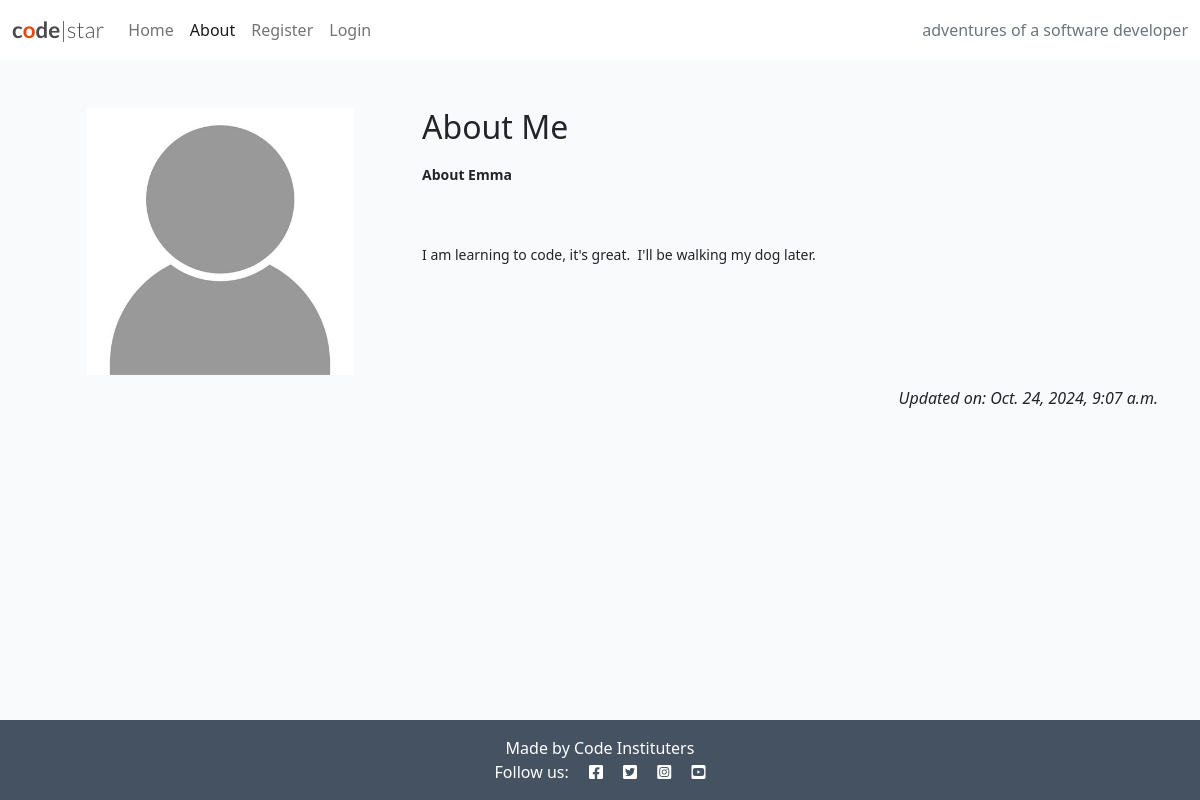
Page /about/ on the earlier database version.
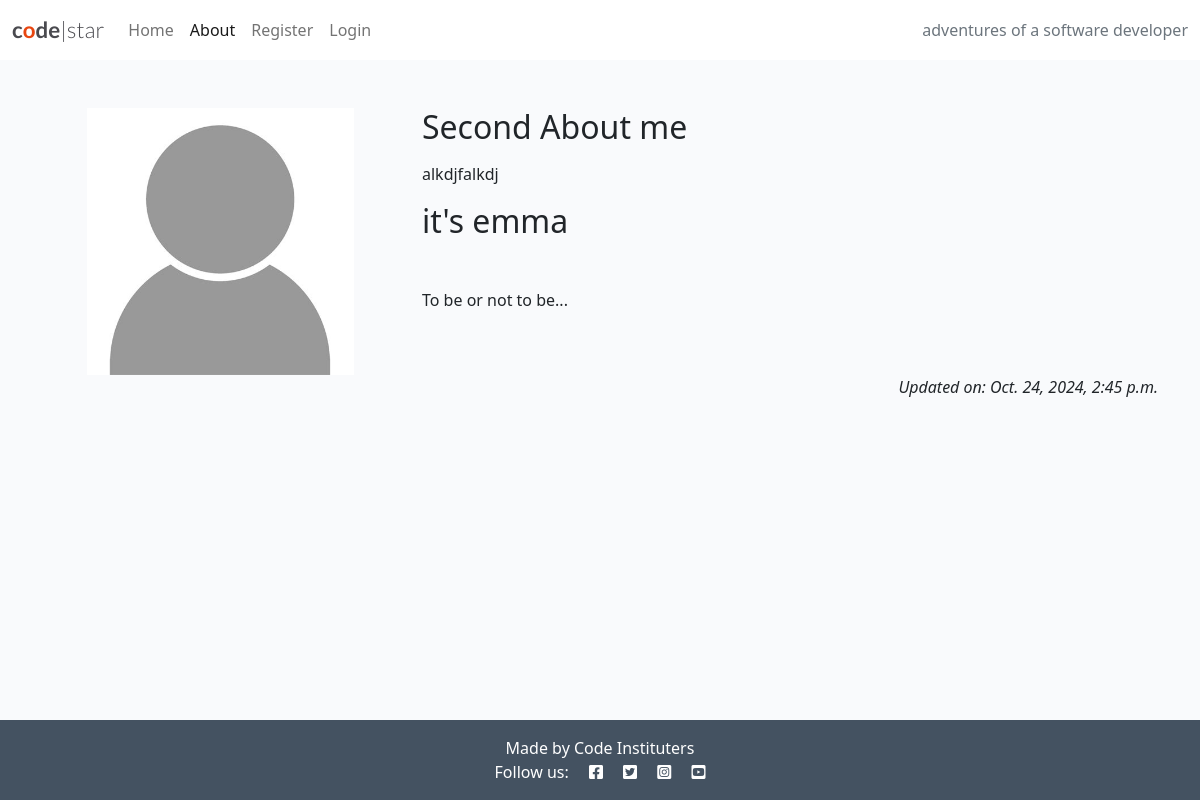
Same page on the later database version.
### about/models.py (models this page shows, shortened)
class About(models.Model):
    title = models.CharField(max_length=200, unique=True)
    content = models.TextField()
    updated_on = models.DateTimeField(auto_now=True)

### about/views.py (the view)
# urls.py: path("", views.about_me, name="about"),
def about_me(request):
    about = About.objects.all().order_by('-updated_on').first()
    return render(
        request,
        "about/about.html",
        {"about": about},
    )

### about/templates/about/about.html
{% extends 'base.html' %}
{% block content %}
{% load static %}
<div class="container mt-5">
    <div class="row">
        <div class="col-4 text-center">
            <img src="{% static 'images/nobody.jpg' %}" width="75%">
        </div>
        <div class="col-8">
            <h2>{{ about.title }}</h2>
             <p>{{ about.content | safe }}</p>
        </div>
    </div>
    <div class="row">
        <div class="col text-right">
            <p class="text-end"><em>Updated on: {{ about.updated_on }}</em></p>
        </div>
      </div>
</div>
{% endblock content %}

### templates/base.html (shortened to what this page needs)
{% load static %}
{% url 'home' as home_url %}
{% url 'about' as about_url %}
{% url 'account_login' as login_url %}
{% url 'account_signup' as signup_url %}
{% url 'account_logout' as logout_url %}
<!DOCTYPE html>
<html class="h-100" lang="en">
<head>
    <link rel="stylesheet" href="https://cdnjs.cloudflare.com/ajax/libs/font-awesome/5.15.3/css/all.min.css">
    <link href="https://cdn.jsdelivr.net/npm/bootstrap@5.0.1/dist/css/bootstrap.min.css" rel="stylesheet"
>
    <link rel="stylesheet" href="{% static 'css/style.css' %}">
</head>
<body class="d-flex flex-column h-100 main-bg">
    <nav class="navbar navbar-expand-lg navbar-light bg-white">
        <div class="container-fluid">
            <a class="navbar-brand" href="{% url 'home' %}"><span class="brand">c<span class="red-o">o</span>de<span
                        class="thin">|star</span></span></a>
            <div class="collapse navbar-collapse" id="navbarText">
                <ul class="navbar-nav me-auto mb-2 mb-lg-0">
                    <li class="nav-item">
                        <a class="nav-link {% if request.path == home_url %}active{% endif %}" aria-current="page"
                            href="{% url 'home' %}">Home</a>
                    </li>
                    <a class="nav-link {% if request.path == about_url %}active{% endif %}" aria-current="page"
                        href="{% url 'about' %}">About</a>
                    {% if user.is_authenticated %}
                    <li class="nav-item">
                        <a class="nav-link {% if request.path == logout_url %}active{% endif %}" aria-current="page"
                            href="{% url 'account_logout' %}">Logout</a>
                    </li>
                    {% else %}
                    <li class="nav-item">
                        <a class="nav-link {% if request.path == signup_url %}active{% endif %}" aria-current="page"
                            href="{% url 'account_signup' %}">Register</a>
                    </li>
                    <li class="nav-item">
                        <a class="nav-link {% if request.path == login_url %}active{% endif %}" aria-current="page"
                            href="{% url 'account_login' %}">Login</a>
                    </li>
                    {% endif %}
                </ul>
                <span class="navbar-text text-muted">
                    adventures of a software developer
                </span>
            </div>
        </div>
    </nav>
    <main class="flex-shrink-0 main-bg">
        {% block content %}{% endblock content %}
    </main>
    <footer class="footer mt-auto py-3 dark-bg">
        <p class="m-0 text-center text-white">
            {% block copyright %}
            Made by Code Instituters
            {% endblock copyright %}
        </p>
        <p class="m-0 text-center text-white">Follow us: <i class="fab fa-facebook-square ms-3"></i>
            <i class="fab fa-twitter-square ms-3"></i>
            <i class="fab fa-instagram-square ms-3"></i>
            <i class="fab fa-youtube-square ms-3"></i>
        </p>
    </footer>
</body>
</html>

### static/css/style.css (style rules this page uses)
body { background-color: #F9FAFC; }
.brand { font-family: Lato, sans-serif; font-size: 1.4rem; font-weight: 700; color: #4A4A4F; }
.red-o { color: #E84610; }
.thin { font-weight: 300; }
.dark-bg { background-color: #445261; }
.main-bg { background-color: #F9FAFC; }

Differences in the rows shown:
no longer on this page (row unchanged): About: title "About Me", content "About Emma I am learning to code, it's great. I'll be walking my dog later.", updated_on "Oct. 24, 2024, 9:07 a.m."
added About: title "Second About me", content "alkdjfalkdj it's emma To be or not to be...", updated_on "Oct. 24, 2024, 2:45 p.m."
